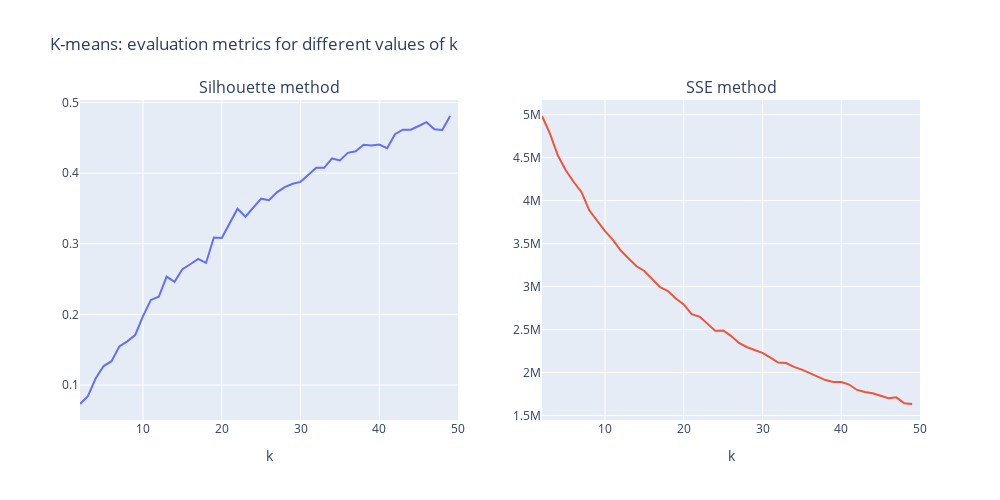

Notebook cell for this chart:
### Code cell
make_evaluation_metric_plot()

### Figure 1 — Plotly figure (JSON) as saved in the notebook; plotly's stock layout.template omitted (floating-point values rounded to 4 significant figures)
{"data": [{"type": "scatter", "x": [2, 3, 4, 5, 6, 7, 8, 9, 10, 11, 12, 13, 14, 15, 16, 17, 18, 19, 20, 21, 22, 23, 24, 25, 26, 27, 28, 29, 30, 31, 32, 33, 34, 35, 36, 37, 38, 39, 40, 41, 42, 43, 44, 45, 46, 47, 48, 49], "xaxis": "x", "y": [0.07311, 0.08423, 0.1097, 0.1268, 0.1337, 0.1547, 0.1618, 0.1707, 0.1975, 0.2205, 0.2249, 0.2535, 0.246, 0.2639, 0.271, 0.2786, 0.2729, 0.3088, 0.3083, 0.328, 0.3496, 0.3383, 0.3512, 0.3638, 0.3616, 0.3727, 0.3801, 0.385, 0.3877, 0.3981, 0.4077, 0.4076, 0.4208, 0.418, 0.4287, 0.431, 0.4401, 0.4391, 0.4404, 0.4353, 0.4551, 0.4615, 0.4615, 0.4667, 0.4722, 0.4622, 0.461, 0.4809], "yaxis": "y"}, {"type": "scatter", "x": [2, 3, 4, 5, 6, 7, 8, 9, 10, 11, 12, 13, 14, 15, 16, 17, 18, 19, 20, 21, 22, 23, 24, 25, 26, 27, 28, 29, 30, 31, 32, 33, 34, 35, 36, 37, 38, 39, 40, 41, 42, 43, 44, 45, 46, 47, 48, 49], "xaxis": "x2", "y": [4983538, 4781000.0, 4527214, 4354467, 4219000.0, 4100000.0, 3887000.0, 3768629, 3646000.0, 3543138, 3419000.0, 3326634, 3235000.0, 3182000.0, 3089199, 2994000.0, 2948135, 2861000.0, 2792000.0, 2680000.0, 2651000.0, 2572000.0, 2487000.0, 2490000.0, 2426513, 2344000.0, 2297000.0, 2263000.0, 2229000.0, 2174000.0, 2116000.0, 2111000.0, 2065000.0, 2033000.0, 1992000.0, 1958000.0, 1912256, 1890000.0, 1891000.0, 1860000.0, 1797000.0, 1774000.0, 1759000.0, 1731000.0, 1702000.0, 1711000.0, 1642000.0, 1634095], "yaxis": "y2"}], "layout": {"annotations": [{"font": {"size": 16}, "showarrow": false, "text": "Silhouette method", "x": 0.225, "xanchor": "center", "xref": "paper", "y": 1, "yanchor": "bottom", "yref": "paper"}, {"font": {"size": 16}, "showarrow": false, "text": "SSE method", "x": 0.775, "xanchor": "center", "xref": "paper", "y": 1, "yanchor": "bottom", "yref": "paper"}], "height": 500, "showlegend": false, "title": {"text": "K-means: evaluation metrics for different values of k"}, "width": 1000, "xaxis": {"anchor": "y", "domain": [0, 0.45], "range": [2, 50], "title": {"text": "k"}}, "xaxis2": {"anchor": "y2", "domain": [0.55, 1], "range": [2, 50], "title": {"text": "k"}}, "yaxis": {"anchor": "x", "domain": [0, 1]}, "yaxis2": {"anchor": "x2", "domain": [0, 1]}}}
